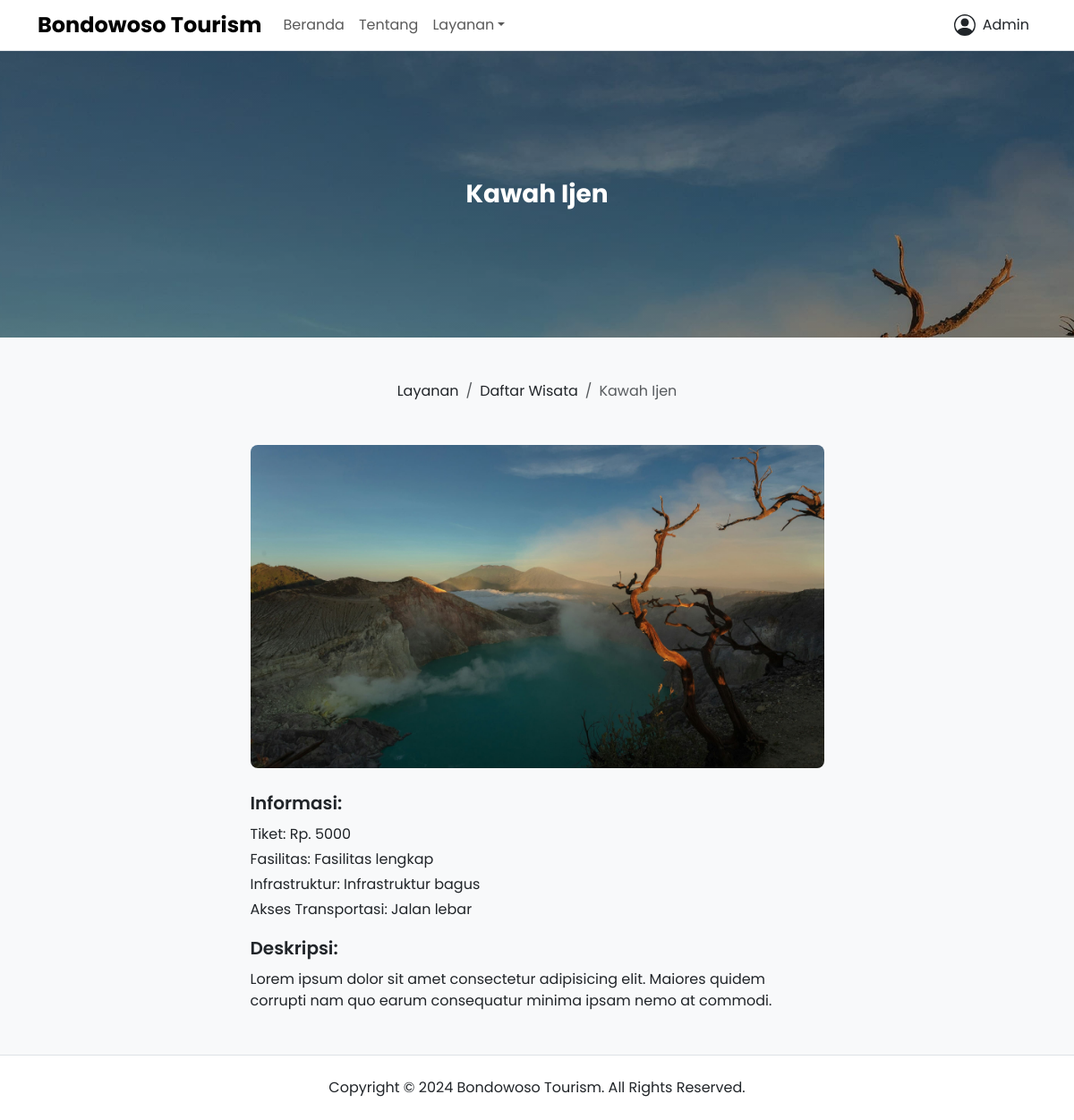
Page /layanan/daftar-wisata/1 (signed in) on the committed database.
### app/models.py (models this page shows, shortened)
class User(UserMixin, db.Model):
  __tablename__ = "user"
  id = db.Column(db.Integer, primary_key=True)
  name = db.Column(db.String(60), nullable=False)
  gender = db.Column(db.String(60), nullable=False)
  phone = db.Column(db.String(60), nullable=False, unique=True)
  email = db.Column(db.String(60), nullable=False, unique=True)
  role = db.Column(db.String(20), nullable=False, default="user")
  password = db.Column(db.String(128), nullable=False)
  joined_date = db.Column(db.DateTime, nullable=False, default=datetime.now)
  usage_help = db.relationship("UsageHelp", backref="user", lazy=True)
  criteria = db.relationship("Criteria", backref="user", lazy=True)
  sub_criteria = db.relationship("SubCriteria", backref="user", lazy=True)
  location_point = db.relationship("LocationPoint", backref="user", lazy=True)
  tour_type = db.relationship("TourType", backref="user", lazy=True)
  tour_list = db.relationship("TourList", backref="user", lazy=True)

class TourList(db.Model):
  __tablename__ = "tour_list"
  id = db.Column(db.Integer, primary_key=True)
  name = db.Column(db.String(128), nullable=False)
  ticket = db.Column(db.Integer, nullable=False)
  facility = db.Column(db.Integer, nullable=False)
  infrastructure = db.Column(db.Integer, nullable=False)
  transportation_access = db.Column(db.Integer, nullable=False)
  description = db.Column(db.Text, nullable=True)
  image = db.Column(db.String(20), nullable=False, default="default.jpg")
  posted_date = db.Column(db.DateTime, nullable=False, default=datetime.now)
  updated_date = db.Column(db.DateTime, onupdate=datetime.now, default=datetime.now)
  user_id = db.Column(db.Integer, db.ForeignKey("user.id"), nullable=False)
  tour_type_id = db.Column(db.Integer, db.ForeignKey("tour_type.id"), nullable=False)
  tour_type = db.relationship("TourType", back_populates="tour_list")
  distances = db.relationship("TourDistance", backref="tour_list", lazy=True) # relationship to distances

class SubCriteria(db.Model):
  __tablename__ = "sub_criteria"
  id = db.Column(db.Integer, primary_key=True)
  name = db.Column(db.String(128), nullable=False)
  value = db.Column(db.Integer, nullable=False)
  posted_date = db.Column(db.DateTime, nullable=False, default=datetime.now)
  updated_date = db.Column(db.DateTime, onupdate=datetime.now, default=datetime.now)
  user_id = db.Column(db.Integer, db.ForeignKey("user.id"), nullable=False)
  criteria_id = db.Column(db.Integer, db.ForeignKey("criteria.id"), nullable=False)
  criteria = db.relationship("Criteria", back_populates="sub_criteria")

### app/views/public.py (the view)
@public_app.route("/layanan/daftar-wisata/<id>", methods=["GET", "POST"])
@login_required
def tour_list_detail(id):
  data = TourList.query.filter_by(id=id).first_or_404()
  facility = SubCriteria.query.filter_by(criteria_id=2, value=data.facility).first_or_404()
  distance = TourDistance.query.filter_by(tour_list_id=id).first_or_404()
  infrastructure = SubCriteria.query.filter_by(criteria_id=4, value=data.infrastructure).first_or_404()
  transportation_access = SubCriteria.query.filter_by(criteria_id=5, value=data.transportation_access).first_or_404()
  return render_template("public/services/tour_list/tour-list_detail.html", title=f"{data.name} - Bondowoso Tourism", data=data, distance=distance, facility=facility, infrastructure=infrastructure, transportation_access=transportation_access)

### app/models.py (called while the page is built)
@login_manager.user_loader
def load_user(user_id):
  return User.query.get(int(user_id))

### app/templates/public/services/tour_list/tour-list_detail.html
{% extends 'components/public/base.html' %} {% set active_page = 'system_data' %} {% block content %}
<div class="banner d-flex bg-hero h-20rem">
  <div class="container my-auto">
    <div class="row justify-content-center align-items-center">
      <div class="col-lg-10">
        <div class="text-white text-center">
          <h2 class="fw-bold fs-3 title-clamp-2 mb-0">{{ data.name }}</h2>
        </div>
      </div>
    </div>
  </div>
</div>
<div class="page-wrapper bg-body-tertiary">
  <div class="container">
    <div class="row justify-content-center align-items-center pt-5">
      <div class="col-lg-10">
        <div class="d-flex flex-column row-gap-3">
          <nav aria-label="breadcrumb">
            <ol class="breadcrumb justify-content-center align-items-center mb-0">
              <li class="breadcrumb-item"><a class="link-dark link-offset-2 link-underline-opacity-0 link-underline-opacity-100-hover" href="{{ url_for('public_app.services') }}">Layanan</a></li>
              <li class="breadcrumb-item"><a class="link-dark link-offset-2 link-underline-opacity-0 link-underline-opacity-100-hover" href="{{ url_for('public_app.tour_list') }}">Daftar Wisata</a></li>
              <li class="breadcrumb-item active" aria-current="page">{{ data.name }}</li>
            </ol>
          </nav>
        </div>
      </div>
    </div>
    <div class="row flex-column justify-content-center align-items-center row-gap-4 py-5">
      <div class="col-lg-7">
        <div class="ratio ratio-16x9 text-center">
          <img src="{{ url_for('static', filename='media/uploads/tour_list/' + data.image) }}" class="ratio-content pe-none rounded-3" style="object-fit: cover; transform: translate3d(0, 0, 1px)" alt="{{ data.name }}" />
        </div>
      </div>
      <div class="col-lg-7">
        <div class="d-flex flex-column row-gap-3">
          <div class="d-flex flex-column row-gap-2">
            <p class="fw-semibold fs-5 mb-0">Informasi:</p>
            <div class="d-flex flex-column row-gap-1">
              <p class="mb-0">Tiket: Rp. {{ data.ticket }}</p>
              <p class="mb-0">Fasilitas: {{ facility.name }}</p>
              <p class="mb-0">Infrastruktur: {{ infrastructure.name }}</p>
              <p class="mb-0">Akses Transportasi: {{ transportation_access.name }}</p>
            </div>
          </div>
          <div class="d-flex flex-column row-gap-2">
            <p class="fw-semibold fs-5 mb-0">Deskripsi:</p>
            <p class="mb-0">{{ data.description }}</p>
          </div>
        </div>
      </div>
    </div>
  </div>
</div>
{% endblock %}

### app/templates/components/public/includes/navbar.html (shortened to what this page needs)
<nav class="navbar navbar-expand-lg bg-body border-bottom">
  <div class="container">
    <a class="navbar-brand" href="{{ url_for('public_app.homepage') }}">
      <h1 class="fw-bold fs-4 my-auto">Bondowoso Tourism</h1>
    </a>
    <div class="offcanvas offcanvas-end border-0" tabindex="-1" id="offcanvasNavbar" aria-labelledby="offcanvasNavbarLabel">
      <div class="offcanvas-body">
        <ul class="navbar-nav me-auto">
          <li class="nav-item">
            <a class="{{ 'nav-link active' if active_page == 'home' else 'nav-link' }}" aria-current="page" href="{{ url_for('public_app.homepage') }}">Beranda</a>
          </li>
          <li class="nav-item">
            <a class="{{ 'nav-link active' if active_page == 'about' else 'nav-link' }}" href="{{ url_for('public_app.about') }}">Tentang</a>
          </li>
          <li class="nav-item dropdown">
            <a class="nav-link dropdown-toggle" href="#" role="button" data-bs-toggle="dropdown" aria-expanded="false">Layanan</a>
          </li>
        </ul>
        <ul class="navbar-nav">
          {% if current_user.is_authenticated %}
          <li class="nav-item dropdown">
            <a class="nav-link text-body" href="#" role="button" data-bs-toggle="dropdown" aria-expanded="false">
              <div class="d-flex align-items-center column-gap-2">
                <svg xmlns="http://www.w3.org/2000/svg" height="1.5em" fill="currentColor" viewBox="0 0 16 16">
                  <path d="M11 6a3 3 0 1 1-6 0 3 3 0 0 1 6 0" />
                  <path fill-rule="evenodd" d="M0 8a8 8 0 1 1 16 0A8 8 0 0 1 0 8m8-7a7 7 0 0 0-5.468 11.37C3.242 11.226 4.805 10 8 10s4.757 1.225 5.468 2.37A7 7 0 0 0 8 1" />
                </svg>
                <p class="mb-0">{{ current_user.name }}</p>
              </div>
            </a>
          </li>
          {% else %}
          <li class="nav-item my-auto">
            <a class="btn btn-outline-dark rounded-5 py-1 px-3" href="{{ url_for('control_panel_app.login') }}" role="button">Masuk</a>
            <a class="btn btn-dark rounded-5 py-1 px-3" href="{{ url_for('control_panel_app.register') }}" role="button">Daftar</a>
          </li>
          {% endif %}
        </ul>
      </div>
    </div>
  </div>
</nav>

### app/static/css/main.css (style rules this page uses)
body { font-family: "Poppins", sans-serif; }
.bg-hero { background: linear-gradient(rgba(0, 0, 0, 0.25), rgba(0, 0, 0, 0.25)), url(../media/uploads/home/hero.jpg); background-attachment: fixed; background-repeat: no-repeat; background-size: cover; background-position: center; }
.h-20rem { height: 20rem; }
.ratio-content { position: absolute; top: 0; left: 0; width: 100%; height: 100%; }

### rows in the picture
User: name "Admin"
TourList: name "Kawah Ijen", image (placeholder picture), ticket "5000", description "Lorem ipsum dolor sit amet consectetur adipisicing elit. Maiores quidem corrupti nam quo earum consequatur minima ipsam nemo at commodi."
SubCriteria: name "Fasilitas lengkap"
SubCriteria: name "Infrastruktur bagus"
